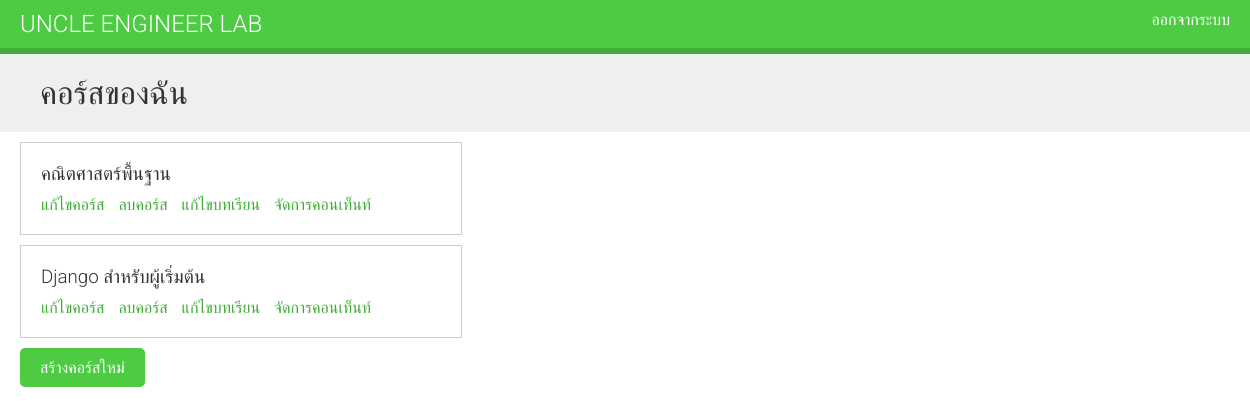
/course/mine/ (signed in), run on the app's committed database.
### courses/models.py (models this page shows, shortened)
class Course(models.Model):
    students = models.ManyToManyField(User,
                                    related_name='courses_joined',
                                    blank=True)
    owner = models.ForeignKey(User,related_name='courses_created',on_delete=models.CASCADE)
    subject = models.ForeignKey(Subject,related_name='courses',on_delete=models.CASCADE)
    title = models.CharField(max_length=200)
    slug = models.SlugField(max_length=200, unique=True)
    overview = models.TextField()
    created = models.DateTimeField(auto_now_add=True)
    class Meta:
        ordering = ['-created']

### courses/views.py (the view)
# urls.py: path('mine/',views.ManageCourseListView.as_view(),name='manage_course_list'),
class ManageCourseListView(OwnerCourseMixin, ListView):
    template_name = 'courses/manage/course/list.html'

### courses/views.py (called while the page is built)
    def get_queryset(self):
        qs = super(OwnerMixin, self).get_queryset()
        return qs.filter(owner=self.request.user)

### courses/templates/courses/manage/course/list.html (shortened to what this page needs)
{% extends "base.html" %}
{% block content %}
<h1>คอร์สของฉัน</h1>
<div class="module">
{% for course in object_list %}
<div class="course-info">
<h3>{{ course.title }}</h3>
<p>
<a href="{% url "course_edit" course.id %}">แก้ไขคอร์ส</a>
<a href="{% url "course_delete" course.id %}">ลบคอร์ส</a>
<a href="{% url "course_module_update" course.id %}">แก้ไขบทเรียน</a>
{% if course.modules.count > 0 %}
    <a href="{% url "module_content_list" course.modules.first.id %}">จัดการคอนเท็นท์</a>
{% endif %}
</p>
</div>
{% empty %}<p>คุณยังไม่มีคอร์สเรียนใดๆ</p>
{% endfor %}
<p>
<a href="{% url "course_create" %}" class="button">สร้างคอร์สใหม่</a>
</p>
</div>
{% endblock %}

### courses/static/css/base.css (style rules this page uses)
body { margin:0; font-family:'Roboto', sans-serif; font-weight:400; color:#333; }
a { color:#3fad37; text-decoration:none; }
h1, h2, h3, h4, h5, h6 { font-family:'Roboto', sans-serif; font-weight:300; }
h1 { background:#efefef; width:100%; overflow:auto; padding:20px 0 20px 40px; margin:0; }
.module { padding:10px 20px; float:left; width:600px; }
.module h3 { margin:20px 0 0; padding:0; width:100%; }
.module p { margin:10px 0 20px; width:100%; float:left; }
input[type=submit], a.button { border-radius:5px; background:#4dcc43; color:#fff; font-size:16px; text-transform:uppercase; border:none; padding:10px 20px; margin:20px 0; }
.course-info { border:1px solid #ccc; padding:0 20px; margin-bottom:10px; width:400px; overflow:auto; }
.course-info a { margin-right:10px; }

### data on the page
Course: title "คณิตศาสตร์พื้นฐาน", shows "จัดการคอนเท็นท์"
Course: title "Django สำหรับผู้เริ่มต้น", shows "จัดการคอนเท็นท์"
